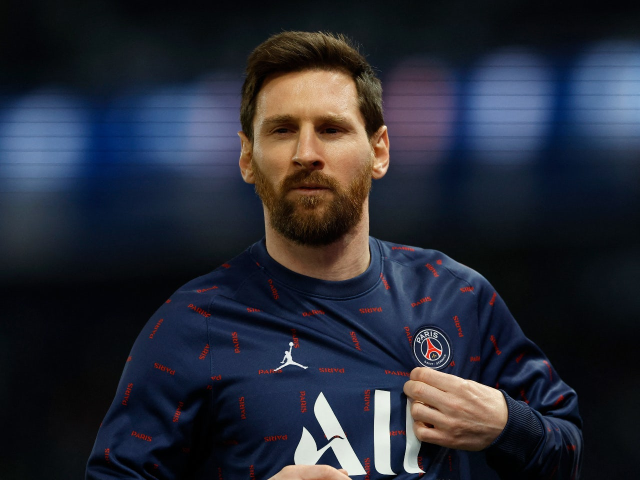
#> input picture dataset/messi/Barcelona transfer roundup_ Messi could.jpg, 1280 x 960 px, found by its file name (shown at 1/2 size)
$ jupyter execute --allow-errors ImageClassification.ipynb   (shell and % lines are left out)
#> lines starting #> are read from the running program, lines starting #| are printed output that depends on the picture; after the words box and inside, x2 and y2 are one past the last pixel; in counts of white or black regions, pixels touching at a corner belong together
[cell 1]
import numpy as np
import cv2
import matplotlib
from matplotlib import pyplot as plt

[cell 2]
img = cv2.imread('./test_images/Barcelona transfer roundup_ Messi could.jpg')
#> img is the input picture: shape (960, 1280, 3); mean B, G, R 54.4, 42.7, 39.2
img.shape
#> Out = (960, 1280, 3)

In the above output, we have 3 dimensions. First two are x and y co-ordinates and last one is RGB channel

[cell 3]
plt.imshow(img)

[cell 4]
#for grayscale image
gray = cv2.cvtColor(img, cv2.COLOR_BGR2GRAY)
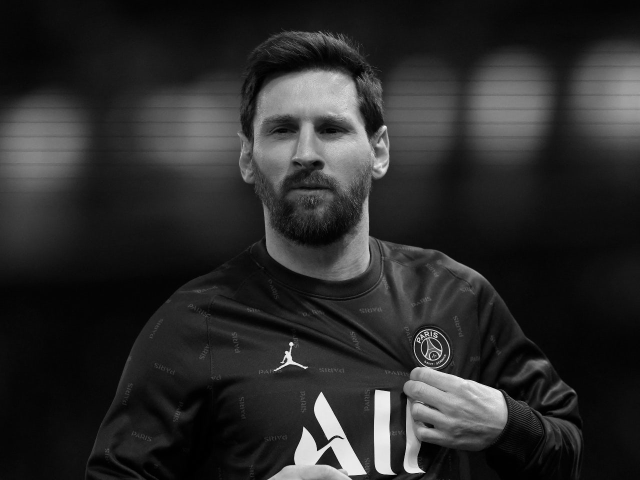
#> gray: shape (960, 1280) (shown at 1/2 size); min 0, max 255, mean 43
gray.shape
#> Out = (960, 1280)

[cell 5]
plt.imshow(gray, cmap='gray')

[cell 6]
face_cascade = cv2.CascadeClassifier('.\opencv\haarcascades\haarcascade_frontalface_default.xml')
eye_cascade = cv2.CascadeClassifier('.\opencv\haarcascades\haarcascade_eye.xml')

faces = face_cascade.detectMultiScale(gray, 1.3, 5)
#> faces = [[472, 150, 290, 290]]
faces
#> Out = [[472, 150, 290, 290]]

Output returns array of faces. If they were 2 faces, it would have returned 2 arrays
[X, Y, width, height]

[cell 7]
#drawing the face
(x,y,w,h) = faces[0]
#> x = 472; y = 150; w = 290; h = 290
x,y,w,h
#> Out = (472, 150, 290, 290)

[cell 8]
face_img = cv2.rectangle(img, (x,y), (x+w,y+h), (255,0,0),2)    #(x, y) are the rectangle dimensions. (255,0,0) means R. So it will draw a red rectangle
plt.imshow(face_img)

[cell 9]
cv2.destroyAllWindows()
for (x,y,w,h) in faces:
    img = cv2.rectangle(img, (x,y), (x+w,y+h), (255,0,0),2)
    roi_gray = gray[y:y+h, x:x+w]
    roi_color = img[y:y+h, x:x+w]
    eyes = eye_cascade.detectMultiScale(roi_gray)
    for (ex,ey,ew,eh) in eyes:
        cv2.rectangle(roi_color,(ex,ey), (ex+ew, ey+eh), (0,255,0), 2)
#> this loop made 1 pass
#> (x, y, w, h, eyes) on pass 1: (472, 150, 290, 290, [[43, 62, 94, 94]])
#> pass 1, `roi_gray = gray[y:y+h, x:x+w]`:
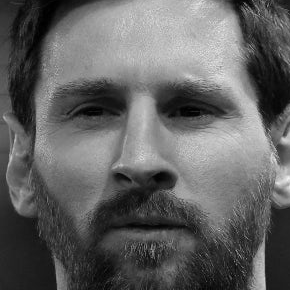
#> roi_gray: shape (290, 290); min 0, max 243, mean 97.9
#> pass 1, `roi_color = img[y:y+h, x:x+w]`:
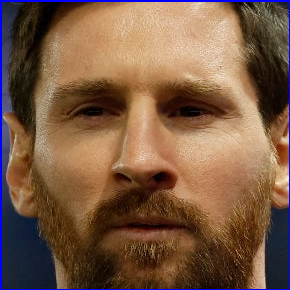
#> roi_color: shape (290, 290, 3); mean B, G, R 68.1, 90.1, 121.6
#> after the loop:
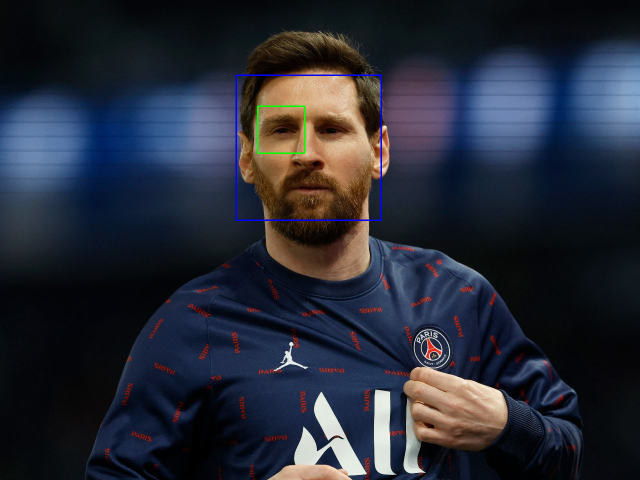
#> img: shape (960, 1280, 3) (shown at 1/2 size); mean B, G, R 54.8, 42.7, 38.8
#> after the loop:
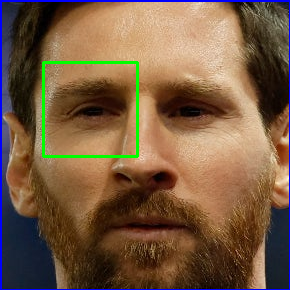
#> roi_color: shape (290, 290, 3); 1.34% of pixels changed, all inside (x1, y1, x2, y2) = (42, 61, 139, 158)

plt.figure()
plt.imshow(face_img, cmap='gray')
plt.show()

[cell 10]
plt.imshow(roi_color, cmap='gray')  #roi stands for region of interest

Wavelet transform helps to extract face features like lips, nose, ears, etc. There are other libraries to do the same but this one is the most effective. The features are extracted using black and white colors. For different regions, different shade of black/white is used


[cell 11]
import pywt

def w2d(img, mode = 'haar', level = 1):
    imArray = img

    #converting img to grayscale
    imArray = cv2.cvtColor(imArray, cv2.COLOR_BGR2GRAY)

    #converting to float
    imArray = np.float32(imArray)
    imArray /= 255;

    #computing coefficients
    coeffs = pywt.wavedec2(imArray, mode, level=level)

    #Process Coefficients
    coeffs_H = list(coeffs)
    coeffs_H[0] *= 0

    #Reconstruction
    imArray_H = pywt.waverec2(coeffs_H, mode);
    imArray_H *= 255;
    imArray_H = np.uint8(imArray_H)

    return imArray_H

#> (a cell that did not finish here is left out)

[cell 13]
#creating a function to do this crop image thing for all the images in the dataset
def get_cropped_img(img_path):
    img = cv2.imread(img_path)
    if(img is not None):
        gray = cv2.cvtColor(img, cv2.COLOR_BGR2GRAY)
        faces = face_cascade.detectMultiScale(gray, 1.3, 5)
        for (x,y,w,h) in faces:
            roi_gray = gray[y:y+h, x:x+w]
            roi_color = img[y:y+h, x:x+w]
            eyes = eye_cascade.detectMultiScale(roi_gray)
            if(len(eyes) >= 2):
                return roi_color

#plt.imshow(roi_color)

[cell 14]
original_img = cv2.imread('./test_images/download.jfif')
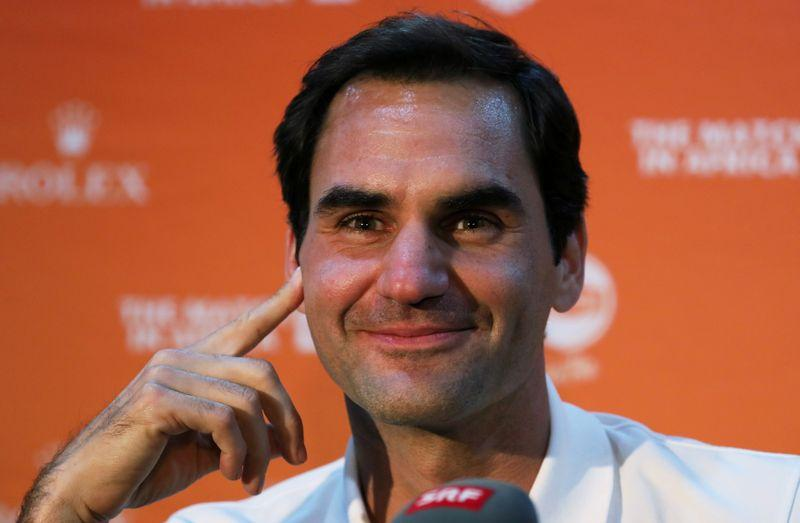
#> input picture dataset/roger_federer/download.jfif, 800 x 523 px, found by its file name
#> original_img is the input picture: shape (523, 800, 3); mean B, G, R 71.8, 94.9, 162.4
plt.imshow(original_img)

[cell 15]
cropped_img = get_cropped_img('./test_images/download.jfif')
#> in get_cropped_img, `gray = cv2.cvtColor(img, cv2.COLOR_BGR2GRAY)`:
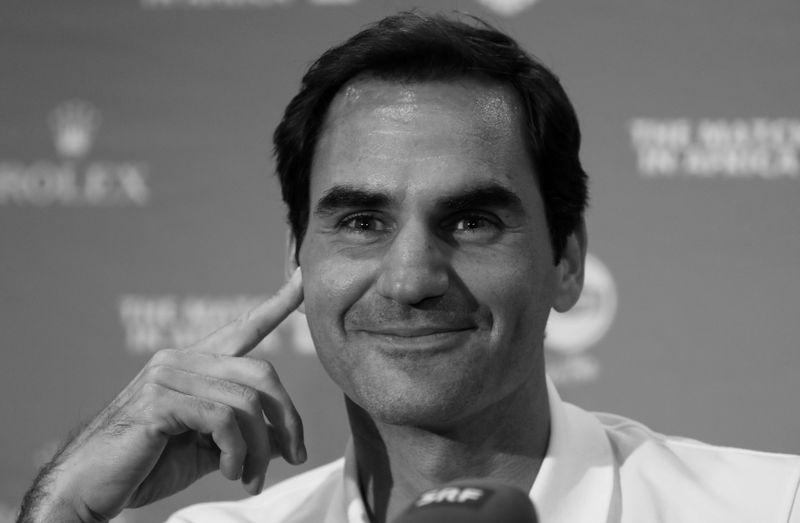
#> gray: shape (523, 800); min 0, max 239, mean 112.4
#> in get_cropped_img, `faces = face_cascade.detectMultiScale(gray, 1.3, 5)`: faces = [[260, 102, 304, 304]]
#> the loop in get_cropped_img, `for (x,y,w,h) in faces:` made 1 pass
#> (x, y, w, h, eyes) on pass 1: (260, 102, 304, 304, [[166, 83, 76, 76], [61, 79, 82, 82]])
#> pass 1, in get_cropped_img, `roi_gray = gray[y:y+h, x:x+w]`:
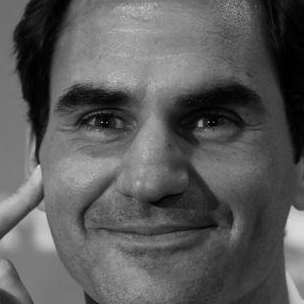
#> roi_gray: shape (304, 304); min 0, max 219, mean 90.8
#> pass 1, in get_cropped_img, `roi_color = img[y:y+h, x:x+w]`:
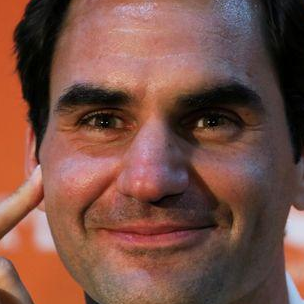
#> roi_color: shape (304, 304, 3); mean B, G, R 68.6, 79.6, 121.3
plt.imshow(cropped_img) #will give error if the img does not have 2 eyes. Because the cropped_img error will be empty

[cell 16]
path_to_data = "./dataset/"
path_to_cropped_data = "./dataset/cropped/"

[cell 17]
import os
img_dirs = []
for entry in os.scandir(path_to_data):
    if entry.is_dir():
        img_dirs.append(entry.path)
#> pass 2 of the loop `for entry in os.scandir(path_to_data):`:

[cell 18]
img_dirs

[cell 19]
#creating cropped folder
import shutil
if os.path.exists(path_to_cropped_data):
    shutil.rmtree(path_to_cropped_data)     #if the folder exists, delete it
os.mkdir(path_to_cropped_data)              #now make a new folder

[cell 20]
cropped_img_dirs = []
player_name_dict = {}

for img_dir in img_dirs:
    count = 1
    player_name = img_dir.split('/')[-1]    #this -1 will return the player name. 'dataset/messi' so -1 will give messi
    #print(player_name)

    player_name_dict[player_name] = []  #initializing the dictionary

    for entry in os.scandir(img_dir):
        roi_color = get_cropped_img(entry.path)
#> in get_cropped_img (call 2), `faces = face_cascade.detectMultiScale(gray, 1.3, 5)`: faces = [[472, 150, 290, 290]]
#> the loop in get_cropped_img (call 2), `for (x,y,w,h) in faces:` made 1 pass
#> pass 1, in get_cropped_img (call 2), `roi_color = img[y:y+h, x:x+w]`:
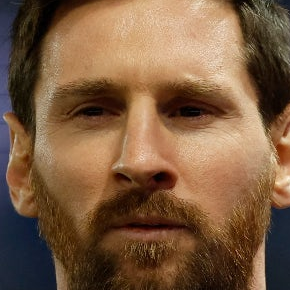
#> roi_color: shape (290, 290, 3); mean B, G, R 64.2, 91.5, 123.3
        if roi_color is not None:
            cropped_folder = path_to_cropped_data + player_name
            if not os.path.exists(cropped_folder):
                os.makedirs(cropped_folder)
                cropped_img_dirs.append(cropped_folder)
                print("Generating cropped images in folder: ",cropped_folder)

            cropped_file_name = player_name + str(count) + ".png"
            cropped_file_path = cropped_folder + "/" + cropped_file_name

            cv2.imwrite(cropped_file_path, roi_color)
            player_name_dict[player_name].append(cropped_file_path)
            count +=1
#> pass 2 of the loop `for img_dir in img_dirs:`:
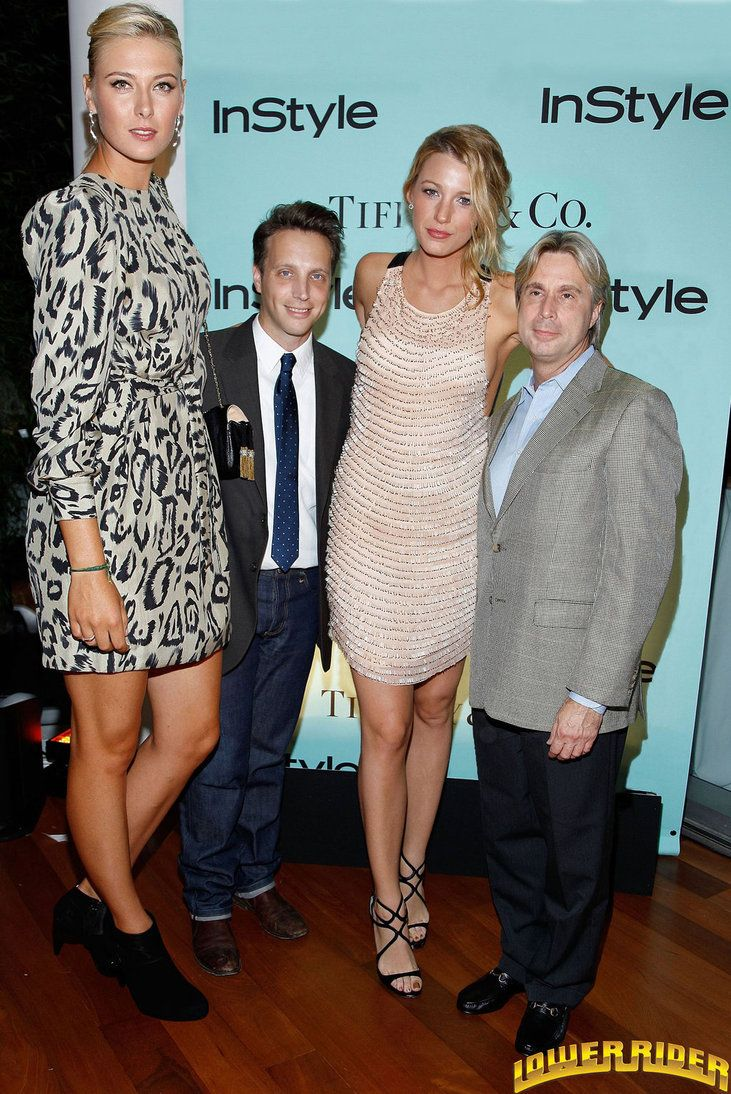
#> input picture dataset/maria_sharapova/002831aab808e5488d75de92ec4fb939.jpg, 731 x 1094 px
#> in get_cropped_img, img is the input picture: shape (1094, 731, 3); mean B, G, R 101.7, 107.9, 112.3
#> in get_cropped_img (call 3), `gray = cv2.cvtColor(img, cv2.COLOR_BGR2GRAY)`:
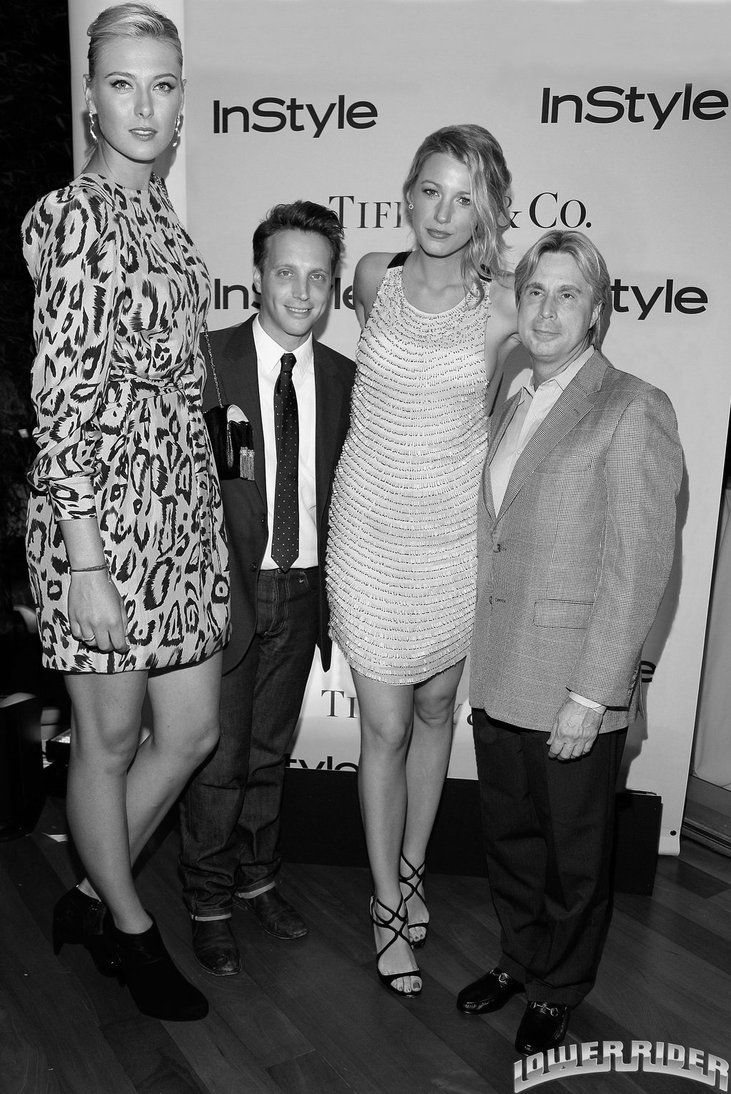
#> gray: shape (1094, 731); min 0, max 255, mean 108.6
#> in get_cropped_img (call 3), `faces = face_cascade.detectMultiScale(gray, 1.3, 5)`: faces = [[402, 162, 89, 89], [261, 246, 80, 80], [510, 263, 83, 83], [87, 46, 107, 107]]
#> the loop in get_cropped_img, `for (x,y,w,h) in faces:` made 1 pass
#> (x, y, w, h, eyes) on pass 1: (402, 162, 89, 89, [[17, 18, 24, 24], [48, 28, 23, 23]])
#> pass 1, in get_cropped_img (call 3), `roi_color = img[y:y+h, x:x+w]`:
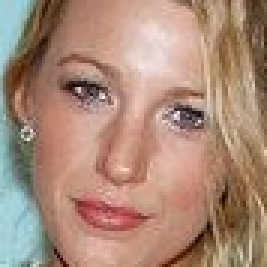
#> roi_color: shape (89, 89, 3) (shown 3 times larger); mean B, G, R 120.6, 138.3, 170.6

[cell 21]
player_name_dict = {}
for img_dir in cropped_img_dirs:
    player_name = img_dir.split('/')[-1]
    file_list = []
    for entry in os.scandir(img_dir):
        file_list.append(entry.path)
    player_name_dict[player_name] = file_list
player_name_dict

[cell 22]
class_dict = {}
count = 0
for player_name in player_name_dict.keys():
    class_dict[player_name] = count
    count += 1
class_dict
